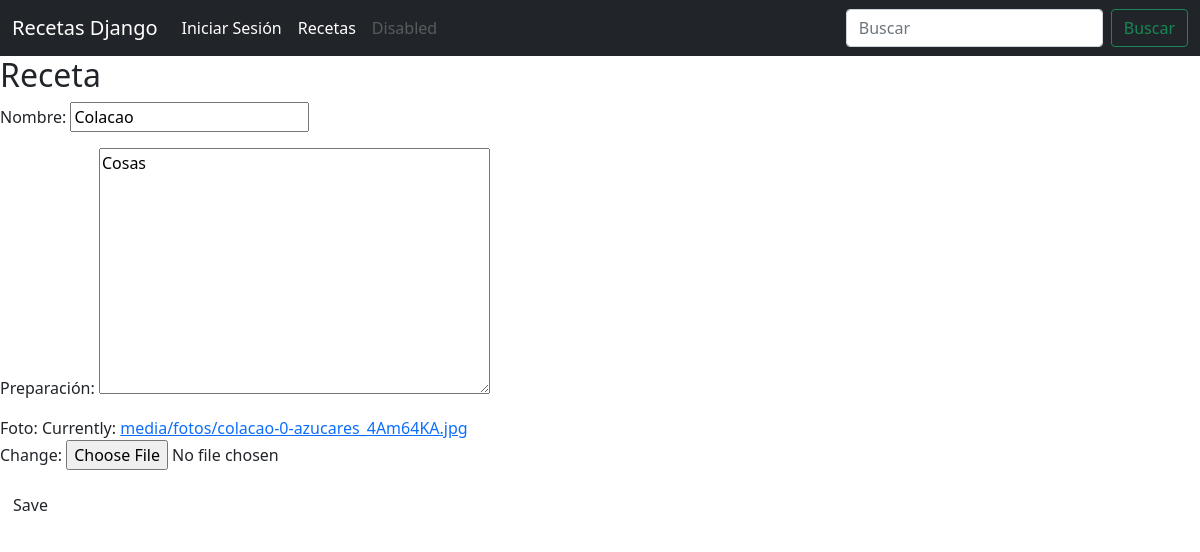
Page /receta_edit/15 on the earlier database version.
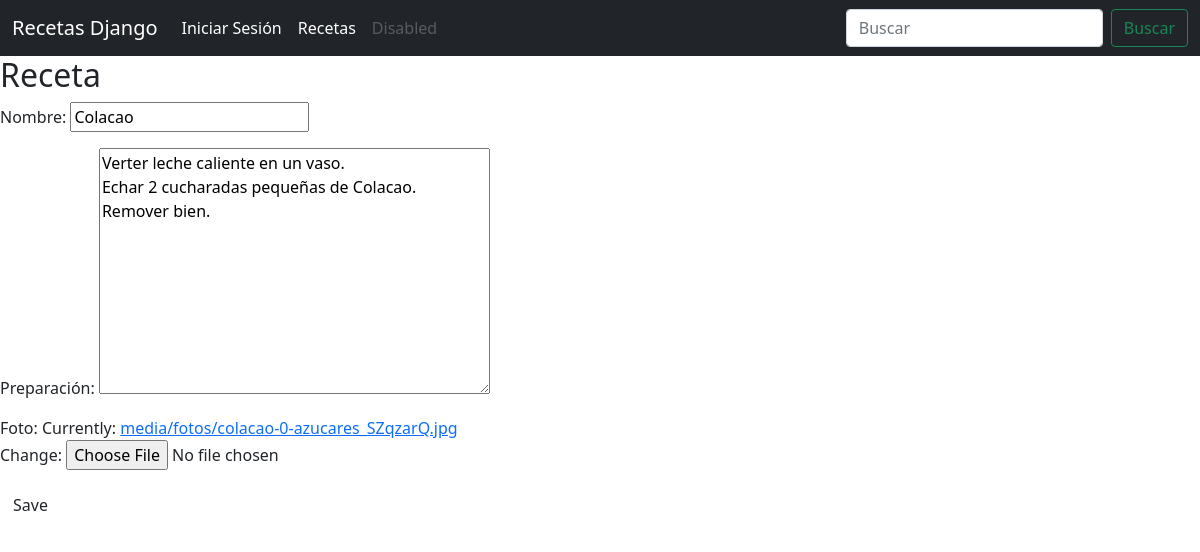
Same page on the later database version.
### recetas/models.py (models this page shows, shortened)
class Receta(models.Model):
  nombre       = models.CharField(max_length=200, validators=[validate_caps])
  preparación  = models.TextField(max_length=5000)
  foto         = models.ImageField(upload_to='media/fotos')

### recetas/views.py (the view)
# urls.py: path('receta_edit/<int:pk>', views.receta_edit, name='receta_edit'),
def receta_edit(request, pk):
    receta = get_object_or_404(Receta, pk=pk)
    if request.method == "POST":
        form = RecetaForm(request.POST, request.FILES, instance=receta)
        if form.is_valid():
            post = form.save(commit=False)
            post.author = request.user
            post.published_date = timezone.now()
            post.save()
            messages.success(request, 'Receta modificada correctamente')
            return redirect('recetas')
        else:
            messages.error(request, 'ERROR. Revise los datos introducidos.')
            return render(request, 'receta_edit.html', {'form': form})
    else:
        form = RecetaForm(instance=receta)
        return render(request, 'receta_edit.html', {'form': form})

### recetas/forms.py
class RecetaForm(forms.ModelForm):
  class Meta:
    model = Receta
    fields = ('nombre', 'preparación', 'foto',)

### templates/receta_edit.html (shortened to what this page needs)
{% extends "boot.html" %}
{% block receta_new %}
  <h2>Receta</h2>
  <form method="POST" class="post-form" enctype="multipart/form-data">{% csrf_token %}
    {{ form.as_p }}
    <button type="submit" class="save btn btn-default">Save</button>
  </form>
{% endblock %}

Differences in the rows shown:
changed Receta "Colacao": preparación "Cosas" → "Verter leche caliente en un vaso. Echar 2 cucharadas pequeñas de Colacao. Remover bien."
Other differences:
text no longer shown: "Nombre: Preparación: Foto: Currently: media/fotos/colacao-0-azucares_4Am64KA.jpg Change:"
text now shown: "Nombre: Preparación: Foto: Currently: media/fotos/colacao-0-azucares_SZqzarQ.jpg Change:"
